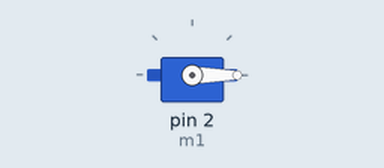
This sketch was run on a simulated Arduino Uno, built with avr-gcc and run on an emulated ATmega328P. Shown: servo.

Above: at 0.05 s.
At 1.5 s:
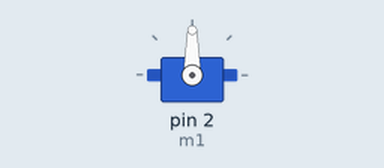
At 3.0 s:
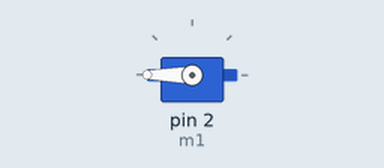
Timing chart, 0 to 6.9 s (numbered marks = the images above):
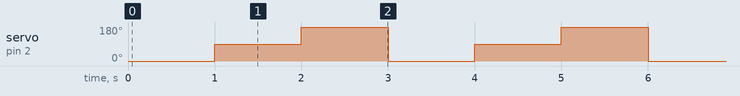

The sketch:

Servo.ino
```cpp
//Importar libreria
#include <Servo.h>
//Crear variable tipo servo
Servo m1;

void setup()
{
  Serial.begin(9600);
  //Se especifica el pin donde esta conectado el servo
  m1.attach(2);
}

void loop()
{
  //Mueve a 0 grados
  m1.write(0);
  delay(1000);
  //Mueve a 90 grados
  m1.write(90);
  delay(1000);
  //Mueve a 180 grados
  m1.write(180);
  delay(1000);
}
```

Measured:
- by itself, servo on pin 2 (m1): repeats every 3.0 s: 180° 1.0 s, 0° 1.0 s, 90° 1.0 s
